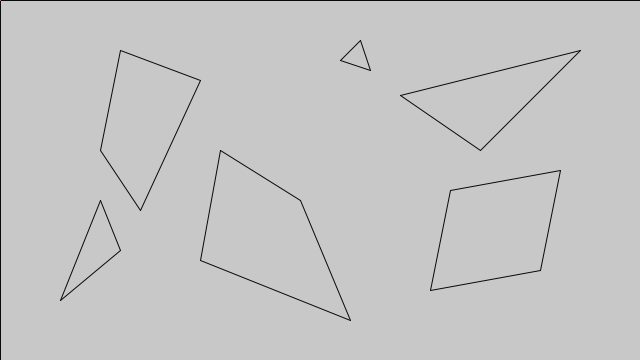
Frame 1 (no input)
Frame 60 (the mouse pressed at the canvas centre just before this capture): identical to frame 1, image omitted
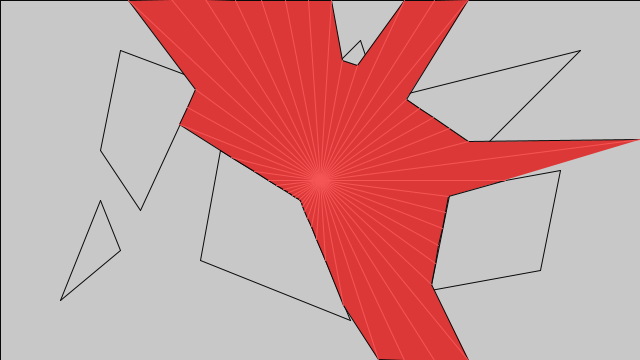
Frame 120 (the mouse held since frame 60 and released just before this capture)

The Processing sketch that drew these frames (run headless with seeded random() and noise(); from frame 60 on, the mouse is pressed at the canvas centre):

// Processing sketch: ray_segment_intersection
// ── ray_segment_intersection.pde
// ported from https://ncase.me/sight-and-light/

int demo;

void setup() {
  size(640, 360);
  noCursor();
  setDemo(3);
}

void setDemo(int value) {
  demo = value;
  println("Demo: " + demo);
}

void keyPressed() {
  if ('0' <= keyCode && keyCode <= '3') {
    setDemo(keyCode - '0');
  }
}

void draw() {
  background(200);
  drawSegments();
  switch (demo) {
  case 0:
    draw0();
    break;
  case 1:
    draw1();
    break;
  case 2:
    draw2();
    break;
  case 3:
    draw3();
    break;
  }
}

void draw0() {    
  fill(0xdd, 0x38, 0x38);
  circle(mouseX, mouseY, 8);
}

void draw1() {
  PVector[] ray = {new PVector(width/2, height/2), new PVector(mouseX, mouseY)};
  PVector point = closest(ray);
  if (point != null) {
    stroke(0xdd, 0x38, 0x38);
    fill(0xdd, 0x38, 0x38);

    line(ray[0].x, ray[0].y, point.x, point.y);
    circle(point.x, point.y, 8);
  }
}

void draw2() {
  stroke(0xdd, 0x38, 0x38);
  fill(0xdd, 0x38, 0x38);
  
  final float numRays = 50;
  for (float t = 0; t < 2*PI; t += 2*PI/numRays) {
    float dx = cos(t);
    float dy = sin(t);
    
    PVector[] ray = {new PVector(mouseX, mouseY), new PVector(mouseX+dx, mouseY+dy)};
    PVector point = closest(ray);
    if (point == null)
      continue;
    
    line(mouseX, mouseY, point.x, point.y);
    circle(point.x, point.y, 8);
  }
}

void draw3() {
  ArrayList<PVector> points = new ArrayList<PVector>();
  final int numRays = 50;
  for (float t = 0; t < 2*PI; t += 2*PI/numRays) {
    float dx = cos(t);
    float dy = sin(t);
    
    PVector[] ray = {new PVector(mouseX, mouseY), new PVector(mouseX+dx, mouseY+dy)};
    PVector point = closest(ray);
    if (point == null)
      continue;

    points.add(point);
  }
  
  beginShape();
  fill(0xdd, 0x38, 0x38);
  for (int i = 0; i < points.size(); i++) {
    PVector point = points.get(i);
    vertex(point.x, point.y);
  }
  endShape();

  stroke(0xf5, 0x55, 0x55);
  for (int i = 0; i < points.size(); i++) {
    PVector point = points.get(i);
    line(mouseX, mouseY, point.x, point.y);
  }
}

void drawSegments() {
  stroke(9);
  for (int i = 0; i < segments.length; i++) {
    PVector[] seg = segments[i];
    line(seg[0].x, seg[0].y, seg[1].x, seg[1].y);
  }
}

PVector closest(PVector[] ray) {
  PVector point = null;
  for (int i = 0; i < segments.length; i++) {
    PVector hit = intersection(ray, segments[i]);
    if (hit == null)
      continue;

    if (point == null || hit.z < point.z)
      point = hit;
  }
  return point;
}

PVector intersection(PVector[] ray, PVector[] segment) {
  // RAY in parametric: Point + Direction*T1
  float r_px = ray[0].x;
  float r_py = ray[0].y;
  float r_dx = ray[1].x - ray[0].x;
  float r_dy = ray[1].y - ray[0].y;

  // SEGMENT in parametric: Point + Direction*T2
  float s_px = segment[0].x;
  float s_py = segment[0].y;
  float s_dx = segment[1].x - segment[0].x;
  float s_dy = segment[1].y - segment[0].y;

  // Are they parallel? If so, no intersect
  float r_mag = sqrt(r_dx*r_dx + r_dy*r_dy);
  float s_mag = sqrt(s_dx*s_dx + s_dy*s_dy);
  // Direction are the same
  if (r_dx/r_mag == s_dx/s_mag && r_dy/r_mag == s_dy/s_mag)
    return null;

  // SOLVE FOR T1 & T2
  // r_px+r_dx*T1 = s_px+s_dx*T2 && r_py+r_dy*T1 = s_py+s_dy*T2
  // ==> T1 = (s_px+s_dx*T2-r_px)/r_dx = (s_py+s_dy*T2-r_py)/r_dy
  // ==> s_px*r_dy + s_dx*T2*r_dy - r_px*r_dy = s_py*r_dx + s_dy*T2*r_dx - r_py*r_dx
  // ==> T2 = (r_dx*(s_py-r_py) + r_dy*(r_px-s_px))/(s_dx*r_dy - s_dy*r_dx)
  float T2 = (r_dx*(s_py - r_py) + r_dy*(r_px - s_px)) / (s_dx*r_dy - s_dy*r_dx);
  float T1 = (s_px+s_dx * T2-r_px) / r_dx;

  // Must be within parametic whatevers for RAY/SEGMENT
  if (T1 < 0)
    return null;
  if (T2 < 0 || T2 > 1)
    return null;

  // Return the POINT OF INTERSECTION
  return new PVector(r_px + r_dx*T1, r_py + r_dy*T1, T1);
}

PVector[][] segments = {
  // border
  {new PVector(0, 0), new PVector(640, 0)},
  {new PVector(640, 0), new PVector(640, 360)},
  {new PVector(640, 360), new PVector(0, 360)},
  {new PVector(0, 360), new PVector(0, 0)},
  
  // polygon #1
  {new PVector(100, 150), new PVector(120, 50)},
  {new PVector(120, 50), new PVector(200, 80)},
  {new PVector(200, 80), new PVector(140, 210)},
  {new PVector(140, 210), new PVector(100, 150)},
  
  // polygon #2
  {new PVector(100, 200), new PVector(120, 250)},
  {new PVector(120, 250), new PVector(60, 300)},
  {new PVector(60, 300), new PVector(100, 200)},
  
  // polygon #3
  {new PVector(200, 260), new PVector(220, 150)},
  {new PVector(220, 150), new PVector(300, 200)},
  {new PVector(300, 200), new PVector(350, 320)},
  {new PVector(350, 320), new PVector(200, 260)},
  
  // polygon #4
  {new PVector(340, 60), new PVector(360, 40)},
  {new PVector(360, 40), new PVector(370, 70)},
  {new PVector(370, 70), new PVector(340, 60)},
  
  // polygon #5
  {new PVector(450, 190), new PVector(560, 170)},
  {new PVector(560, 170), new PVector(540, 270)},
  {new PVector(540, 270), new PVector(430, 290)},
  {new PVector(430, 290), new PVector(450, 190)},
  
  // polygon #6
  {new PVector(400, 95), new PVector(580, 50)},
  {new PVector(580, 50), new PVector(480, 150)},
  {new PVector(480, 150), new PVector(400, 95)},  
};
